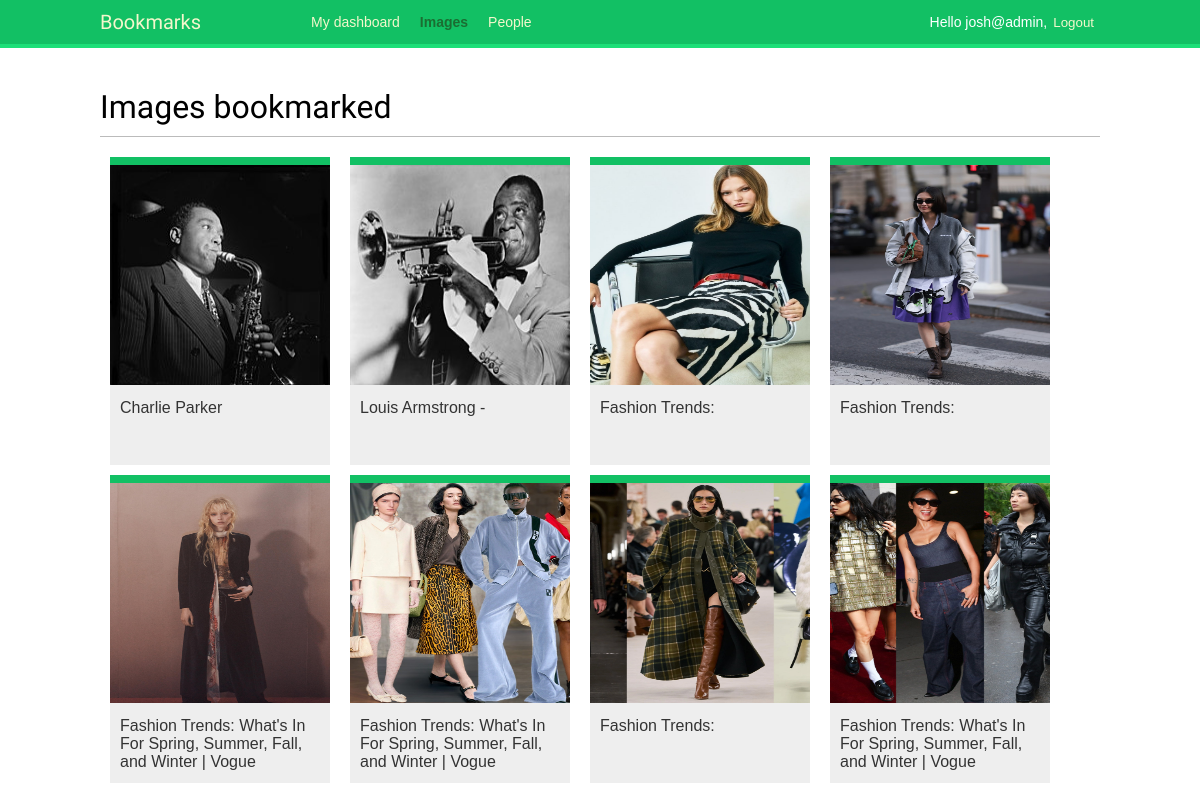
The app's page /images/ (signed in) with its own data.
### images/models.py (models this page shows, shortened)
class Image(models.Model):
    user = models.ForeignKey(
        settings.AUTH_USER_MODEL,
        related_name='images_created',
        on_delete=models.CASCADE,
    )
    title = models.CharField(max_length=200)
    slug = models.SlugField(max_length=200, blank=True)
    url = models.URLField(max_length=2000)
    image = models.ImageField(upload_to='images/%Y/%m/%d/')
    description = models.TextField(blank=True)
    created = models.DateTimeField(auto_now_add=True)
    users_like = models.ManyToManyField(
        settings.AUTH_USER_MODEL,
        related_name='images_liked',
        blank=True,
    )
    total_likes = models.PositiveIntegerField(default=0)
    class Meta:
        indexes = [
            models.Index(fields=['-created']),
            models.Index(fields=['-total_likes']),
        ]
        ordering = ['-created']
    def get_absolute_url(self):
        return reverse('images:detail', args=[self.id, self.slug])

### images/views.py (the view)
# urls.py: path('', views.image_list, name='list'),
@login_required
def image_list(request):
    images = Image.objects.all()
    paginator = Paginator(images, 8)
    page = request.GET.get('page')
    images_only = request.GET.get('images_only')
    try:
        images = paginator.page(page)
    except PageNotAnInteger:
        images = paginator.page(1)
    except EmptyPage:
        if images_only:
            return HttpResponse('')
        images = paginator.page(paginator.num_pages)
    if images_only:
        return render(
            request,
            'images/image/list_images.html',
            {'section': 'images', 'images': images},
        )
    return render(
        request,
        'images/image/list.html',
        {'section': 'images', 'images': images},
    )

### images/templates/images/image/list.html (shortened to what this page needs)
{% extends "base.html" %}
{% block content %}
  <h1>Images bookmarked</h1>
  <div id="image-list">
    {% include "images/image/list_images.html" %}
  </div>
{% endblock %}

### account/templates/base.html (shortened to what this page needs)
{% load static %}
<!DOCTYPE html>
<html>
<head>
  <link href="{% static "css/base.css" %}" rel="stylesheet">
</head>
<body>
  <div id="header">
    <span class="logo">Bookmarks</span>
    {% if request.user.is_authenticated %}
      <ul class="menu">
        <li {% if section == "dashboard" %}class="selected"{% endif %}>
          <a href="{% url "dashboard" %}">My dashboard</a>
        </li>
        <li {% if section == "images" %}class="selected"{% endif %}>
          <a href="{% url "images:list" %}">Images</a>
        </li>
        <li {% if section == "people" %}class="selected"{% endif %}>
          <a href="{% url "user_list" %}">People</a>
        </li>
      </ul>
    {% endif %}
    <span class="user">
      {% if request.user.is_authenticated %}
        Hello {{ request.user.first_name|default:request.user.username }},
        <form action="{% url "logout" %}" method="post">
          <button type="submit">Logout</button>
        </form>
      {% else %}
        <a href="{% url "login" %}">Log-in</a>
      {% endif %}
    </span>
  </div>
  <div id="content">
    {% block content %}
    {% endblock %}
  </div>
</body>
</html>

### images/templates/images/image/list_images.html
{% load thumbnail %}
{% for image in images %}
  <div class="image">
    <a href="{{ image.get_absolute_url }}">
      {% thumbnail image.image 300x300 crop="smart" as im %}
      <a href="{{ image.get_absolute_url }}">
        <img src="{{ im.url }}">
      </a>
    </a>
    <div class="info">
      <a href="{{ image.get_absolute_url }}" class="title">
        {{ image.title }}
      </a>
    </div>
  </div>
{% endfor %}

### account/static/css/base.css (style rules this page uses)
body { margin:0; padding:0; font-family:helvetica, sans-serif; }
a { color:#12c064; text-decoration:none; }
h1, h2, h3, h4, h5 , h6 { font-family: 'Muli', sans-serif; font-weight:normal; }
h1 { border-bottom:1px solid #bbb; padding:0 0 10px 0; margin:10px 0 20px 0; }
#header { padding:10px 100px; font-size:14px; background:#12c064; color:#fff; border-bottom:4px solid #1cdf78; overflow:auto; }
#header .logo { font-family: 'Muli', sans-serif; float:left; color:#f3f7cc; font-size:20px; margin-right:10%; }
#header ul.menu { list-style:none; float:left; margin:0; padding:0; }
#header ul.menu li { float:left; padding:4px 10px; }
#header ul.menu li.selected a, #header ul.menu li.selected a:hover { color:#1b6d32; font-weight:bold; }
#header a { color:#f3f7cc; }
#header .user { float:right; padding-top:4px; }
#header .user form { display:inline; float:right; }
#header .user button { background:none; color:#f3f7cc; border:none; cursor:pointer; float:left; display:inline; }
#content { padding:30px 100px; }
form { overflow:auto; }
#image-list { overflow:hidden; }
#image-list .image { float:left; width:220px; height:300px; margin:0 10px 10px 10px; border-top:8px solid #12c064; background:#eee; }
#image-list img { width:220px; height:220px; }
#image-list .info { padding:10px; }
#image-list .info a { color:#333; }

### records on screen
Image: shows a picture, title "Charlie Parker"
Image: shows a picture, title "Louis Armstrong -"
Image: shows a picture, title "Fashion Trends:"
Image: shows a picture, title "Fashion Trends:"
Image: shows a picture, title "Fashion Trends: What's In For Spring, Summer, Fall, and Winter | Vogue"
Image: shows a picture, title "Fashion Trends: What's In For Spring, Summer, Fall, and Winter | Vogue"
Image: shows a picture, title "Fashion Trends:"
Image: shows a picture, title "Fashion Trends: What's In For Spring, Summer, Fall, and Winter | Vogue"

### other values on screen
{{ request.user.first_name|default:request.user.username }} "josh@admin"
